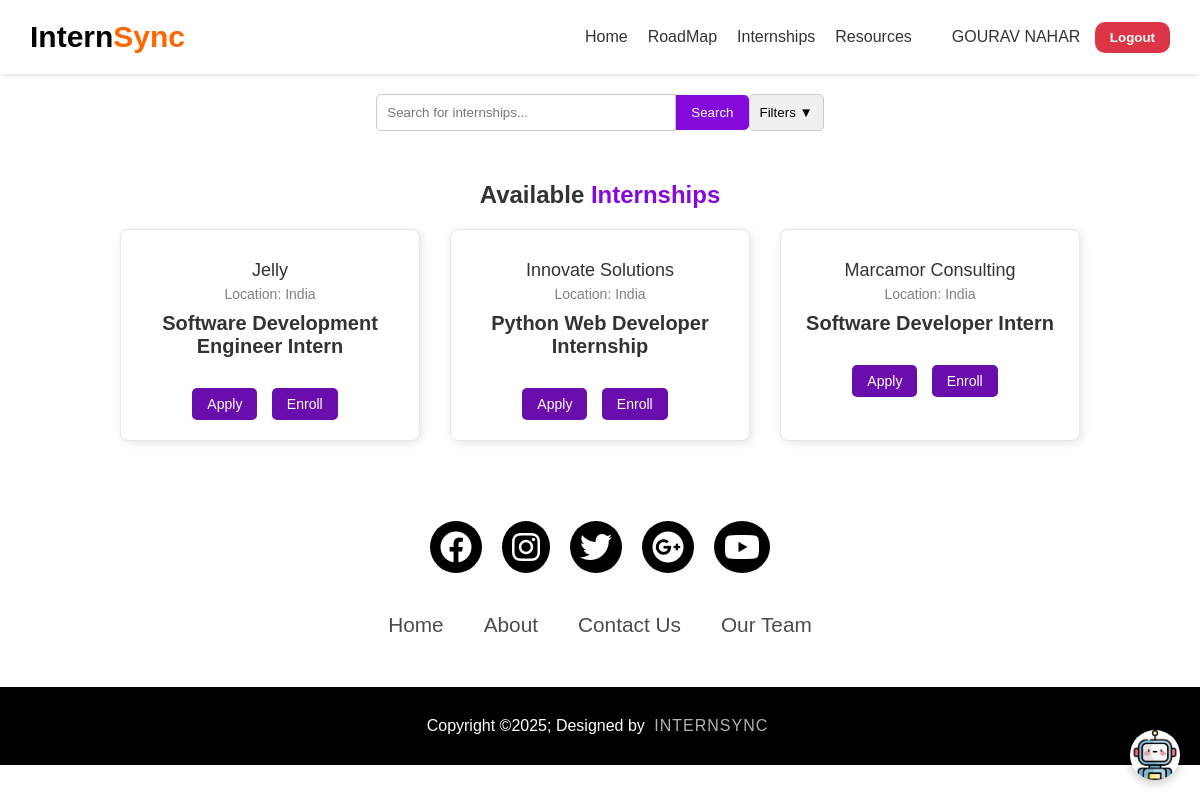
Page /list_intern (signed in) on the committed database.
### tables this page shows
CREATE TABLE "courses" (
	"id"	INTEGER UNIQUE,
	"role"	TEXT NOT NULL UNIQUE,
	"company"	TEXT NOT NULL UNIQUE,
	"link"	TEXT NOT NULL UNIQUE,
	PRIMARY KEY("id" AUTOINCREMENT)
);

### Front_new/Main.py (the view)
@app.route('/list_intern')
def list_intern():
    if "user_id" not in session:
        return redirect(url_for("login"))
    conn = connect_db()
    jobs = conn.execute('SELECT role, company, link FROM courses').fetchall()
    conn.close()
    print("Fetched jobs:", jobs)  # Debugging
    return render_template('list_intern.html', courses=jobs)

### Front_new/templates/list_intern.html (shortened to what this page needs)
<!DOCTYPE html>
<html lang="en">
<head>
    <link rel="stylesheet" href="{{ url_for('static', filename='header_logged.css') }}">
    <link rel="stylesheet" href="{{ url_for('static', filename='footer.css') }}">
    <link rel="stylesheet" href="{{ url_for('static', filename='list_intern.css') }}">
    <link rel="stylesheet" href="{{ url_for('static', filename='internship.css') }}">
</head>
<body>
    <header>
        <div class="logo" style="text-align: left">Intern<span>Sync</span></div>
        <nav style="margin-right: 30px;" class="main-nav">
            <a href="{{ url_for('home_logged_in') }}">Home</a>
            <a href="https://roadmap.sh/">RoadMap</a>
            <a href="{{ url_for('list_intern') }}">Internships</a>
            <a href="{{ url_for('resources') }}">Resources</a>
        </nav>
        <div class="user-info">
            <span style="margin-left: 10px;" class="username">{{ session['username'] }}</span>
            <form action="{{ url_for('logout') }}" method="GET" style="display: inline;">
                <button type="submit" class="logout-button">Logout</button>
            </form>
        </div>
    </header>
    <div class="search-container">
        <form id="search-form" action="/search" method="POST" class="search-form">
            <input type="text" name="query" placeholder="Search for internships..." required class="search-input">
            <button type="submit" class="search-button" onclick="storeQuery()">Search</button>
            <button type="button" class="filter-toggle" onclick="toggleFilters()">Filters ▼</button>
        </form>
    </div>
    <section class="internships">
        <h2>Available <span>Internships</span></h2>
        <div class="cards-container">
            {% if courses %}
                {% for job in courses %}
                <div class="card">
                    <div>
                        <h1 class="company-name">{{ job.company }}</h1>
                        <p class="location">Location: {{ job.location or "India" }}</p>
                    </div>
                    <div>
                        <h1 class="job-title">{{ job.role }}</h1>
                    </div>
                    <div style="margin-top: 15px;">
                        <a href="{{ job.link }}" target="_blank" class="apply-button">Apply</a>
                        <button class="enroll-button" onclick="enroll()">Enroll</button>
                    </div>
                </div>
                {% endfor %}
            {% else %}
                <p class="no-internships">No internships found. Please try a different search.</p>
            {% endif %}
        </div>
    </section>
    {% include 'Footer.html' %}
    {% include 'Chat_front.html' %}
</body>
</html>

### Front_new/templates/Footer.html (shortened to what this page needs)
<!DOCTYPE html>
<html lang="en">
<head>
    <link rel="stylesheet" href="{{ url_for('static', filename='footer.css') }}">
    <link rel="stylesheet" href="assets/css/font-awesome.min.css">
    <link rel="stylesheet" href="https://cdnjs.cloudflare.com/ajax/libs/font-awesome/6.0.0-beta3/css/all.min.css">
</head>
<body>
    <footer>
        <div class="footerContainer">
            <div class="socialIcons">
                <a href=""><i class="fa-brands fa-facebook"></i></a>
                <a href=""><i class="fa-brands fa-instagram"></i></a>
                <a href=""><i class="fa-brands fa-twitter"></i></a>
                <a href=""><i class="fa-brands fa-google-plus"></i></a>
                <a href=""><i class="fa-brands fa-youtube"></i></a>
            </div>
            <div class="footerNav">
                <ul><li><a href="">Home</a></li>
                    <li><a href="">About</a></li>
                    <li><a href="">Contact Us</a></li>
                    <li><a href="">Our Team</a></li>
                </ul>
            </div>
        </div>
        <div class="footerBottom">
            <p>Copyright &copy;2025; Designed by <span class="designer">InternSync</span></p>
        </div>
    </footer>
</body>
</html>

### Front_new/templates/Chat_front.html (shortened to what this page needs)
<!DOCTYPE html>
<html lang="en">
<head>
</head>
<body>
    <div class="chat-icon" onclick="toggleChat()">
        <img src="{{ url_for('static', filename='images.png') }}" alt="Chat Icon">
    </div>
</body>
</html>

### Front_new/static/header_logged.css (style rules this page uses)
* { margin : 0; padding : 0; box-sizing: border-box; font-family: Arial, sans-serif; }
body { background-color: white; color : #000; text-align: center; }
header { display: flex; justify-content : space-between; align-items: center; padding : 20px 30px; }
.logo { flex : 1; font-size: 30px; font-weight: bold; color : #000; }
.logo span { color : #ff6600; }
.main-nav { display: flex; margin : auto; margin-left: 400px; margin-right: 30px; text-align: right; gap: -60px; }
.main-nav a { margin-left: 40px; }
nav a { text-decoration:none; color : black; font-weight: 500; }

### Front_new/static/footer.css (style rules this page uses)
* { padding: 0; margin: 0; box-sizing: border-box; }
footer { background-color: white; }
.footerContainer { width: 100%; padding: 70px 30px 20px ; }
.socialIcons { display: flex; justify-content: center; }
.socialIcons a { text-decoration: none; padding: 10px; background-color: black; margin: 10px; border-radius: 50%; }
.socialIcons a i { font-size: 2em; color: black; opacity: 0,9; }
.socialIcons a i { color: white; transition: 0.5s; }
.footerNav { margin: 30px 0; }
.footerNav ul { display: flex; justify-content: center; list-style-type: none; }
.footerNav ul li a { color:black; margin: 20px; text-decoration: none; font-size: 1.3em; opacity: 0.7; transition: 0.5s; }
.footerBottom { background-color: #000; padding: 20px; text-align: center; }
.footerBottom p { color: white; }
.designer { opacity: 0.7; text-transform: uppercase; letter-spacing: 1px; font-weight: 400; margin: 0px 5px; }

### Front_new/static/list_intern.css (style rules this page uses)
* { margin: 0; padding: 0; box-sizing: border-box; font-family: Arial, sans-serif; }
body { background-color: #f4f4f4; color: #333; }
header { display: flex; justify-content: space-between; align-items: center; padding: 20px 30px; background-color: #fff; box-shadow: 0 2px 4px rgba(0, 0, 0, 0.1); }
.logo { font-size: 30px; font-weight: bold; color: #000; }
.logo span { color: #ff6600; }
.main-nav { margin-right: auto; margin-left: 20px; text-align: right; }
.main-nav a { margin-left: 20px; text-decoration: none; color: #333; font-weight: 500; }
h1 { font-size: 36px; margin-top: 10px; font-weight: bold; }
p { margin: 10px 0; }
.internships { margin-top: 50px; text-align: center; }
h2 { font-size: 24px; font-weight: bold; }
h2 span { color: #840adb; }
.cards-container { display: flex; flex-wrap: wrap; justify-content: center; gap: 20px; margin-top: 20px; }
.card { background-color: white; border: 1px solid #e5e7eb; border-radius: 8px; box-shadow: 2px 2px 10px rgba(0, 0, 0, 0.1); cursor: pointer; width: 300px; text-decoration: none; color: inherit; transition: transform 0.2s ease-in-out; padding: 20px; }
.company-name { font-weight: 500; font-size: 18px; }
.location { font-size: 14px; color: gray; }
.job-title { font-weight: bold; font-size: 20px; margin: 10px 0; }

### Front_new/static/internship.css (style rules this page uses)
.internships { margin-top: 50px; }
h2 { font-size: 24px; font-weight: bold; }
h2 span { color: #840adb; }
.company, .location { font-size: 14px; margin: 5px 0; color: #666; }
.card { display: block; padding: 20px; border-radius: 8px; box-shadow: 2px 2px 10px rgba(0, 0, 0, 0.1); background-color: white; border: 1px solid #e5e7eb; cursor: pointer; width: 300px; text-decoration: none; color: inherit; transition: transform 0.2s ease-in-out; }
.company-name { font-weight: 500; font-size: 18px; }
.location { font-size: 14px; color: gray; }
.job-title { font-weight: bold; font-size: 20px; margin: 10px 0; }

### Front_new/templates/list_intern.html (style rules this page uses)
.search-container { display: flex; justify-content: center; align-items: flex-start; margin: 20px 0; gap: 10px; }
.search-form { display: flex; align-items: center; }
.search-input { width: 300px; padding: 10px; border: 1px solid #ccc; border-radius: 5px 0 0 5px; margin: 0; }
.search-button { background-color: #840adb; color: white; border: none; padding: 10px 15px; border-radius: 0 5px 5px 0; cursor: pointer; }
.filter-toggle { background-color: #f0f0f0; border: 1px solid #ccc; border-radius: 5px; padding: 10px; cursor: pointer; }
.logout-button { background-color: #dc3545; color: white; margin-left: 10px; padding: 8px 15px; border-radius: 10px; border: none; cursor: pointer; font-weight: bold; transition: background-color 0.3s; }
.apply-button, .enroll-button { display: inline-block; background: #6a0dad; color: white; padding: 8px 15px; border-radius: 5px; text-decoration: none; font-size: 14px; margin-top: 15px; margin-right: 10px; border: none; cursor: pointer; transition: background-color 0.3s; }
.cards-container { display: flex; flex-wrap: wrap; justify-content: center; gap: 30px; margin-top: 20px; }

### rows in the picture
courses: company "Jelly", location "India", role "Software Development Engineer Intern"
courses: company "Innovate Solutions", location "India", role "Python Web Developer Internship"
courses: company "Marcamor Consulting", location "India", role "Software Developer Intern"

### other values in the picture
{{ session['username'] }} "GOURAV NAHAR"
